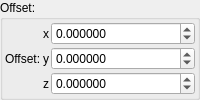
    <widget class="QGroupBox" name="groupBox_4">
     <property name="title">
      <string>Offset:</string>
     </property>
     <layout class="QVBoxLayout" name="verticalLayout_8">
      <property name="leftMargin">
       <number>2</number>
      </property>
      <property name="topMargin">
       <number>2</number>
      </property>
      <property name="rightMargin">
       <number>2</number>
      </property>
      <property name="bottomMargin">
       <number>2</number>
      </property>
      <item>
       <layout class="QGridLayout" name="gridLayout_63" columnstretch="0,0,0,1">
        <property name="spacing">
         <number>2</number>
        </property>
        <item row="0" column="2">
         <widget class="QLabel" name="label_117">
          <property name="text">
           <string notr="true">x</string>
          </property>
         </widget>
        </item>
        <item row="1" column="3">
         <widget class="MyDoubleSpinBox" name="spinbox3_transf_addition_constant_y">
          <property name="sizePolicy">
           <sizepolicy hsizetype="Minimum" vsizetype="Maximum">
            <horstretch>0</horstretch>
            <verstretch>0</verstretch>
           </sizepolicy>
          </property>
          <property name="prefix">
           <string/>
          </property>
          <property name="suffix">
           <string/>
          </property>
          <property name="decimals">
           <number>6</number>
          </property>
          <property name="minimum">
           <double>-99.989999999999995</double>
          </property>
          <property name="maximum">
           <double>99.989999999999995</double>
          </property>
          <property name="singleStep">
           <double>0.100000000000000</double>
          </property>
         </widget>
        </item>
        <item row="1" column="1">
         <widget class="QLabel" name="label_255">
          <property name="text">
           <string>Offset:</string>
          </property>
         </widget>
        </item>
        <item row="2" column="2">
         <widget class="QLabel" name="label_118">
          <property name="text">
           <string notr="true">z</string>
          </property>
         </widget>
        </item>
        <item row="1" column="2">
         <widget class="QLabel" name="label_113">
          <property name="text">
           <string notr="true">y</string>
          </property>
         </widget>
        </item>
        <item row="0" column="3">
         <widget class="MyDoubleSpinBox" name="spinbox3_transf_addition_constant_x">
          <property name="sizePolicy">
           <sizepolicy hsizetype="Minimum" vsizetype="Maximum">
            <horstretch>0</horstretch>
            <verstretch>0</verstretch>
           </sizepolicy>
          </property>
          <property name="prefix">
           <string/>
          </property>
          <property name="suffix">
           <string/>
          </property>
          <property name="decimals">
           <number>6</number>
          </property>
          <property name="minimum">
           <double>-99.989999999999995</double>
          </property>
          <property name="maximum">
           <double>99.989999999999995</double>
          </property>
          <property name="singleStep">
           <double>0.100000000000000</double>
          </property>
         </widget>
        </item>
        <item row="2" column="3">
         <widget class="MyDoubleSpinBox" name="spinbox3_transf_addition_constant_z">
          <property name="sizePolicy">
           <sizepolicy hsizetype="Minimum" vsizetype="Maximum">
            <horstretch>0</horstretch>
            <verstretch>0</verstretch>
           </sizepolicy>
          </property>
          <property name="prefix">
           <string/>
          </property>
          <property name="suffix">
           <string/>
          </property>
          <property name="decimals">
           <number>6</number>
          </property>
          <property name="minimum">
           <double>-99.989999999999995</double>
          </property>
          <property name="maximum">
           <double>99.989999999999995</double>
          </property>
          <property name="singleStep">
           <double>0.100000000000000</double>
          </property>
         </widget>
        </item>
       </layout>
      </item>
     </layout>
    </widget>
